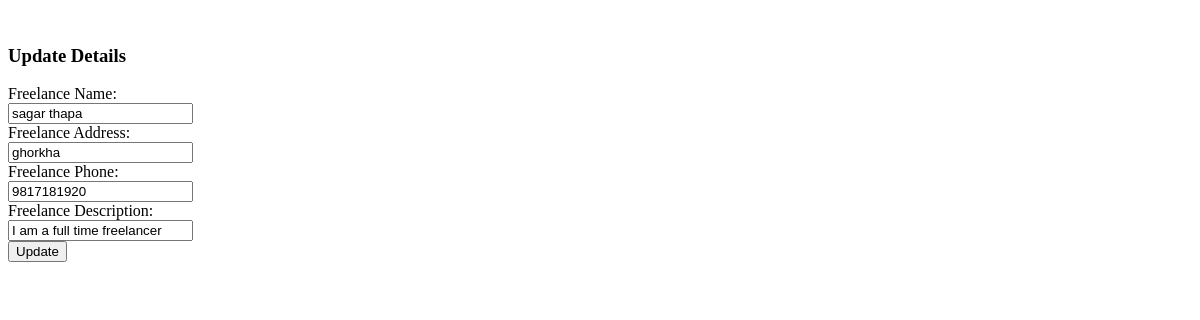
/freelancer/edit/6, run on an earlier commit of the app's database.
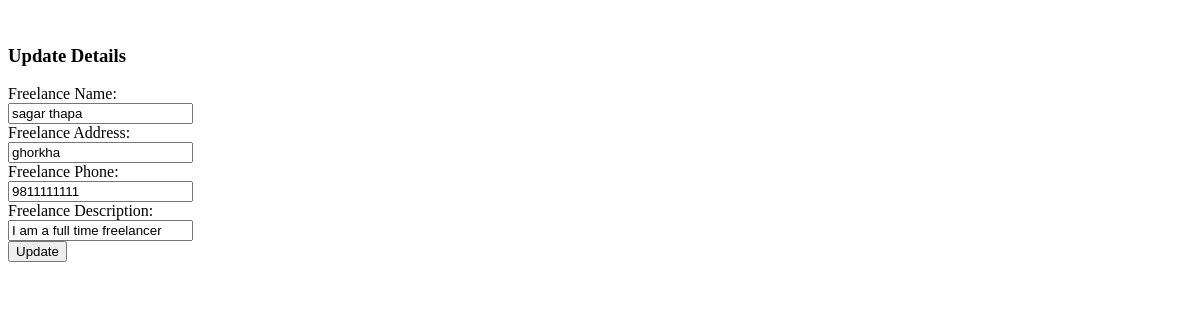
And on a later commit of the database.
### faceofnepal/models.py (models this page shows, shortened)
class Freelancer(models.Model):
    Name = models.CharField(max_length=25)
    Address = models.CharField(max_length=50)
    Phone = models.IntegerField()
    Description = models.TextField(max_length=250)
    objects=FreelancerForm()

### faceofnepal/views.py (the view)
# urls.py: path('freelancer/edit/<int:ID>',freelancer_edit, name="freelancer_edit"),
def freelancer_edit(request, ID):
    freelancer_obj = Freelancer.objects.get(id=ID)
    context_varible = {
        'freelancer':freelancer_obj
    }
    return render(request,'FreelancerUpdateForm.html',context_varible)

### faceofnepal/template/FreelancerUpdateForm.html (shortened to what this page needs)
<!DOCTYPE html>
<html lang="en">
<head>
</head>
<body>
<form method="POST" class="post-form" action="save/{{freelancer.id}}">
    <div class="container">
<br>
    <div class="form-group row">
    <div class="col-sm-4">
    <h3>Update Details</h3>
    </div>
  </div>
    <div class="form-group row">
    <label class="col-sm-2 col-form-label">Freelance Name:</label>
    <div class="col-sm-4">
        <input type="text" name="Name" id="id_Name" required maxlength="20" value="{{ freelancer.Name }}"/>
    </div>
  </div>
  <div class="form-group row">
    <label class="col-sm-2 col-form-label">Freelance Address:</label>
    <div class="col-sm-4">
        <input type="text" name="Address" id="id_Address" required maxlength="100" value="{{ freelancer.Address }}" />
    </div>
  </div>
    <div class="form-group row">
    <label class="col-sm-2 col-form-label">Freelance Phone:</label>
    <div class="col-sm-4">
        <input type="text" name="Phone" id="id_Phone" required maxlength="10" value="{{ freelancer.Phone }}" />
    </div>
  </div>
    <div class="form-group row">
    <label class="col-sm-2 col-form-label">Freelance Description:</label>
    <div class="col-sm-4">
        <input type="text" name="Description" id="id_Description" required maxlength="255" value="{{ freelancer.Description }}" />
    </div>
  </div>
    <div class="form-group row">
    <div class="col-sm-4">
    <button type="submit" class="btn btn-success">Update</button>
    </div>
  </div>
    </div>
</form>
</body>
</html>

What changed in the data, as far as the page shows it:
changed Freelancer "sagar thapa": Phone "9817181920" → "9811111111"
